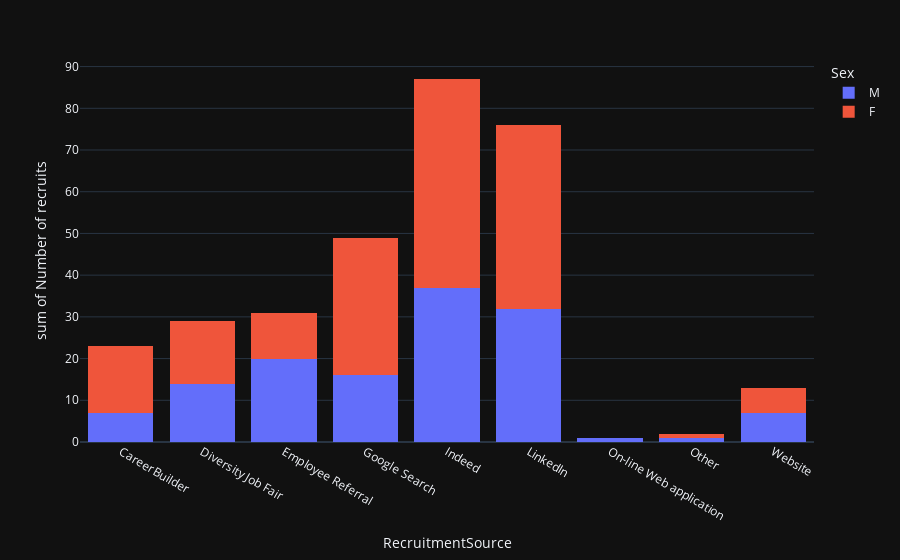

Write notebook code for a chart like this one.
### Code cell
px.histogram(filter_rec,x='RecruitmentSource',y='count',color='Sex',template='plotly_dark',barmode="stack",labels={"count": "Number of recruits", "Department": "Department"})

### Figure 1 — Plotly figure (JSON) as saved in the notebook; plotly's stock layout.template omitted (floating-point values rounded to 4 significant figures)
{"data": [{"alignmentgroup": "True", "bingroup": "x", "histfunc": "sum", "hovertemplate": "Sex=M <br>RecruitmentSource=%{x}<br>sum of Number of recruits=%{y}<extra></extra>", "legendgroup": "M ", "marker": {"color": "#636efa", "pattern": {"shape": ""}}, "name": "M ", "offsetgroup": "M ", "orientation": "v", "showlegend": true, "type": "histogram", "x": ["CareerBuilder", "CareerBuilder", "CareerBuilder", "CareerBuilder", "Diversity Job Fair", "Diversity Job Fair", "Diversity Job Fair", "Diversity Job Fair", "Employee Referral", "Employee Referral", "Employee Referral", "Google Search", "Google Search", "Indeed", "Indeed", "Indeed", "Indeed", "LinkedIn", "LinkedIn", "LinkedIn", "LinkedIn", "On-line Web application", "Other", "Website", "Website", "Website"], "xaxis": "x", "y": [1, 1, 3, 2, 3, 6, 2, 3, 6, 12, 2, 15, 1, 1, 13, 19, 4, 5, 25, 1, 1, 1, 1, 1, 1, 5], "yaxis": "y"}, {"alignmentgroup": "True", "bingroup": "x", "histfunc": "sum", "hovertemplate": "Sex=F<br>RecruitmentSource=%{x}<br>sum of Number of recruits=%{y}<extra></extra>", "legendgroup": "F", "marker": {"color": "#EF553B", "pattern": {"shape": ""}}, "name": "F", "offsetgroup": "F", "orientation": "v", "showlegend": true, "type": "histogram", "x": ["CareerBuilder", "CareerBuilder", "CareerBuilder", "CareerBuilder", "Diversity Job Fair", "Diversity Job Fair", "Diversity Job Fair", "Employee Referral", "Employee Referral", "Google Search", "Google Search", "Google Search", "Google Search", "Indeed", "Indeed", "Indeed", "Indeed", "Indeed", "Indeed", "LinkedIn", "LinkedIn", "LinkedIn", "LinkedIn", "Other", "Website", "Website", "Website"], "xaxis": "x", "y": [1, 13, 1, 1, 3, 1, 11, 7, 4, 1, 29, 2, 1, 1, 1, 6, 30, 9, 3, 6, 36, 1, 1, 1, 1, 3, 2], "yaxis": "y"}], "layout": {"barmode": "stack", "legend": {"title": {"text": "Sex"}, "tracegroupgap": 0}, "margin": {"t": 60}, "xaxis": {"anchor": "y", "domain": [0, 1], "title": {"text": "RecruitmentSource"}}, "yaxis": {"anchor": "x", "domain": [0, 1], "title": {"text": "sum of Number of recruits"}}}}
